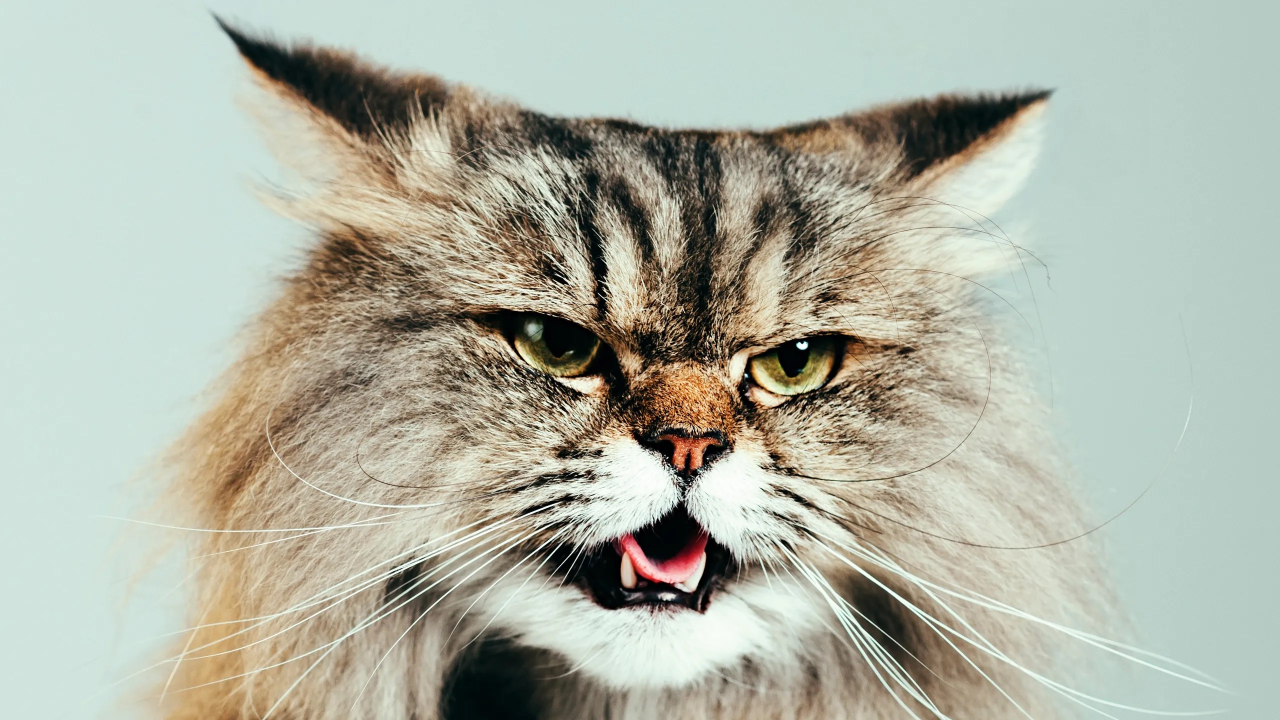
#> input picture projects/HOG/test/cat.jpg, 2560 x 1440 px, found by its file name (shown at 1/2 size)
$ jupyter execute feature_descriptor.ipynb   (older library calls are emulated)
#> lines starting #> are read from the running program, lines starting #| are printed output that depends on the picture
[cell 1]
import cv2
import matplotlib.pyplot as plt
import skimage

[cell 2]
img = cv2.imread("../../datasets/cat.jpg")
#> img is the input picture: shape (1440, 2560, 3); mean B, G, R 165.6, 179.7, 175.9
img = cv2.cvtColor(img, cv2.COLOR_BGR2RGB)

plt.imshow(img)

[cell 3]
resized_img = cv2.resize(img, (825, 925))
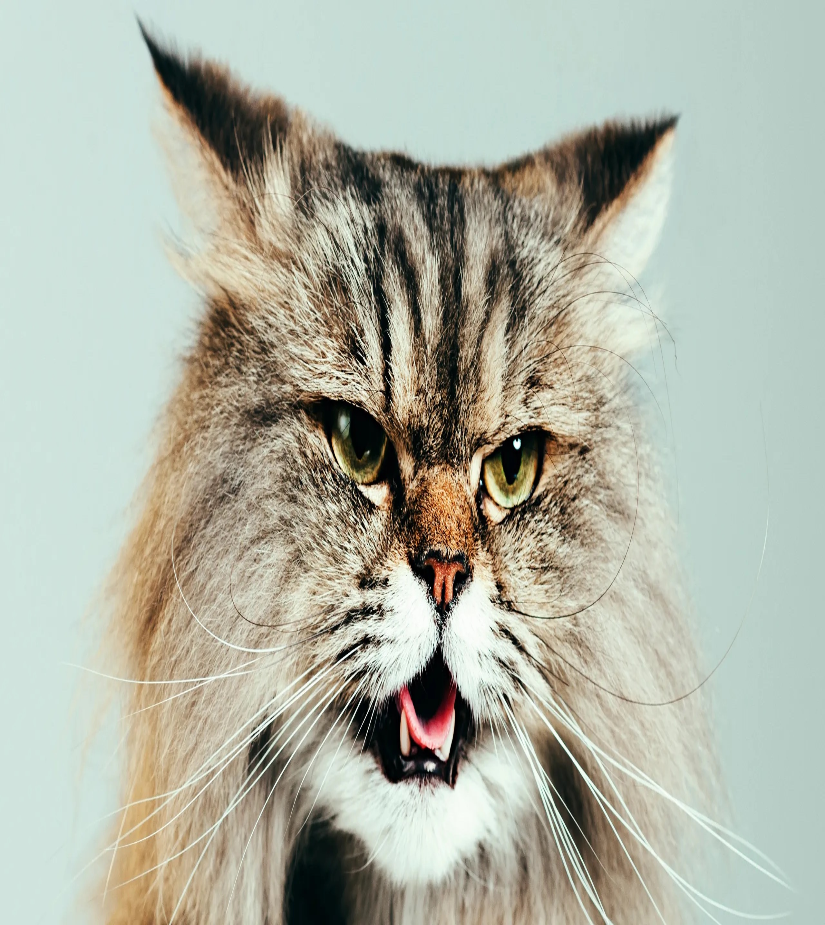
#> resized_img: shape (925, 825, 3); mean R, G, B 175.8, 179.6, 165.5
plt.imshow(resized_img)

[cell 4]
_, hog_img = skimage.feature.hog(resized_img, cells_per_block=(5, 5), visualize=True, multichannel=True)
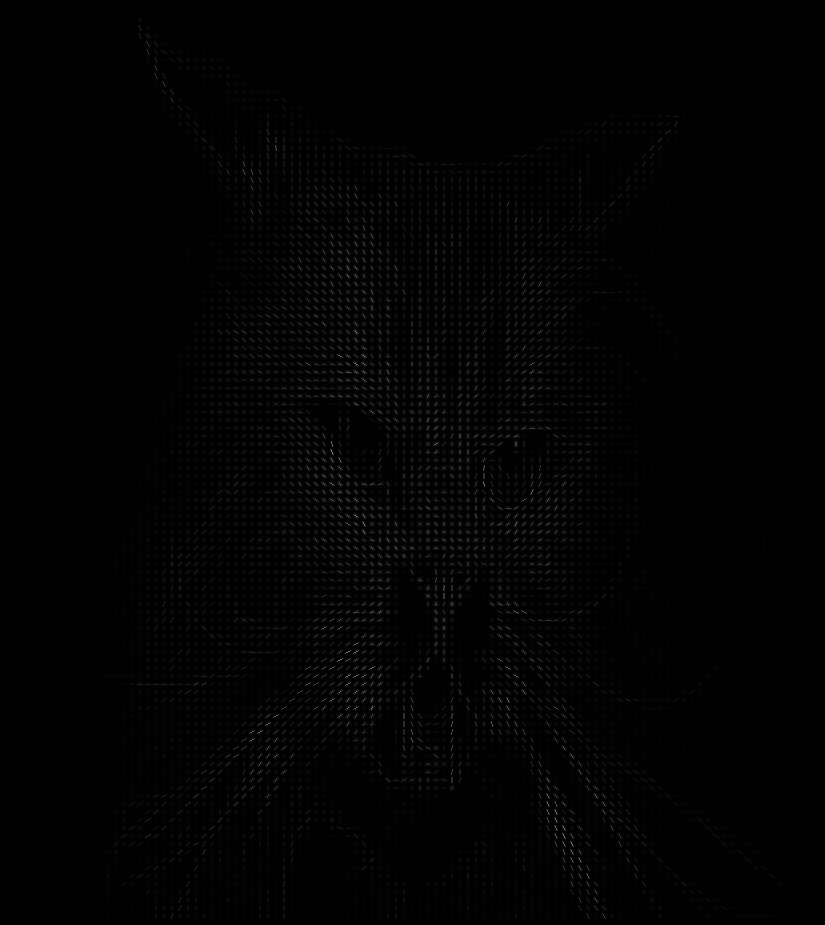
#> hog_img: shape (925, 825) float64; min 0, max 138.8, mean 2
plt.imshow(hog_img)

$ run again, with projects/HOG/test/john_wick_sample2.jpg copied over projects/HOG/test/cat.jpg
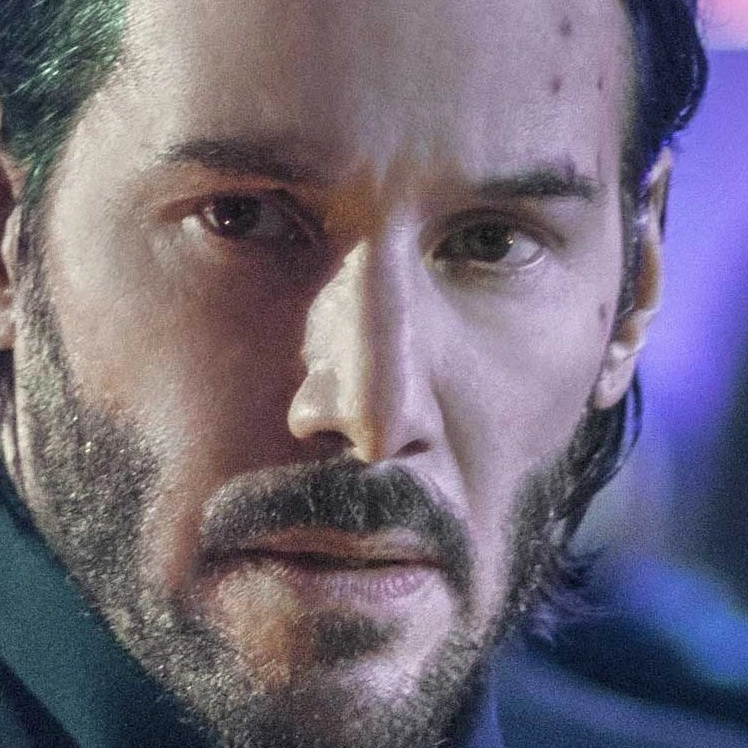
#> input picture projects/HOG/test/john_wick_sample2.jpg, 748 x 748 px, found by its file name
#> img is the input picture: shape (748, 748, 3); mean B, G, R 122.9, 106.8, 114.9
#> `resized_img = cv2.resize(img, (825, 925))`:
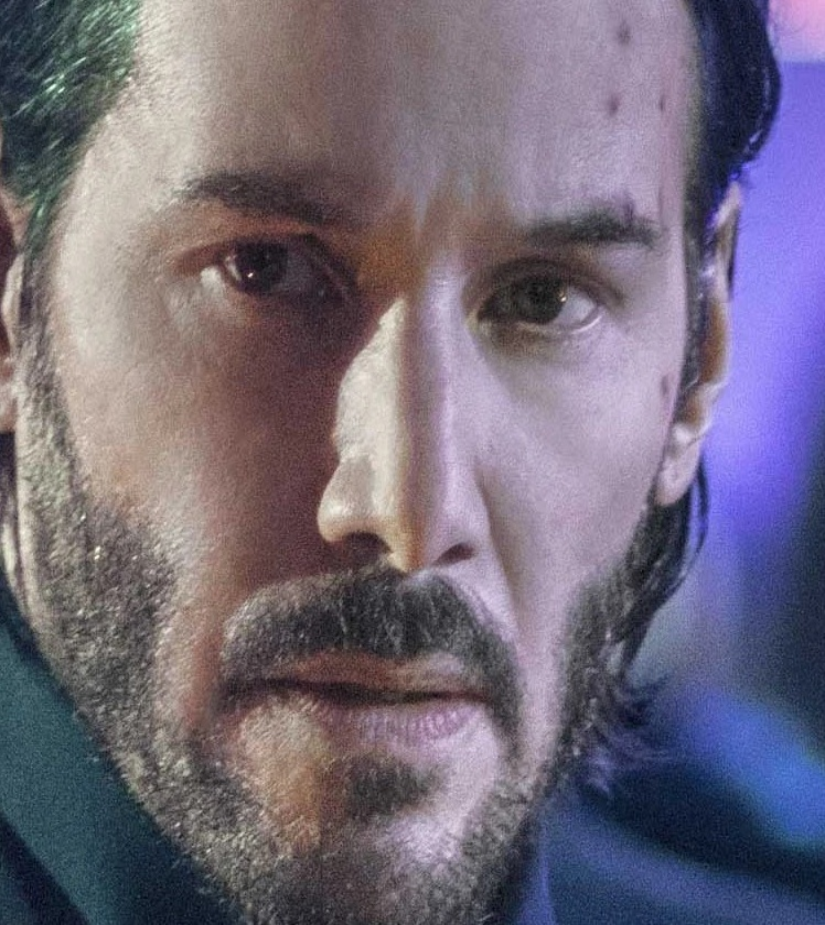
#> resized_img: shape (925, 825, 3); mean R, G, B 114.8, 106.6, 122.8
#> `_, hog_img = skimage.feature.hog(resized_img, cells_per_block=(5, 5), ..`:
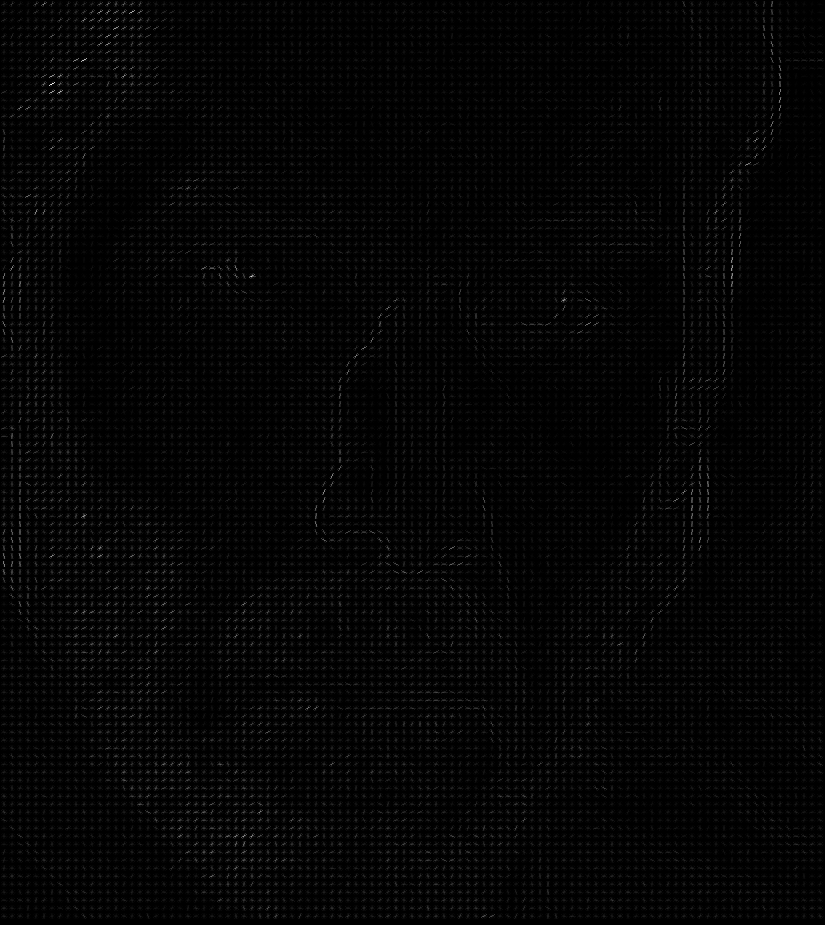
#> hog_img: shape (925, 825) float64; min 0, max 64.39, mean 1.2; drawn with min black and max white
